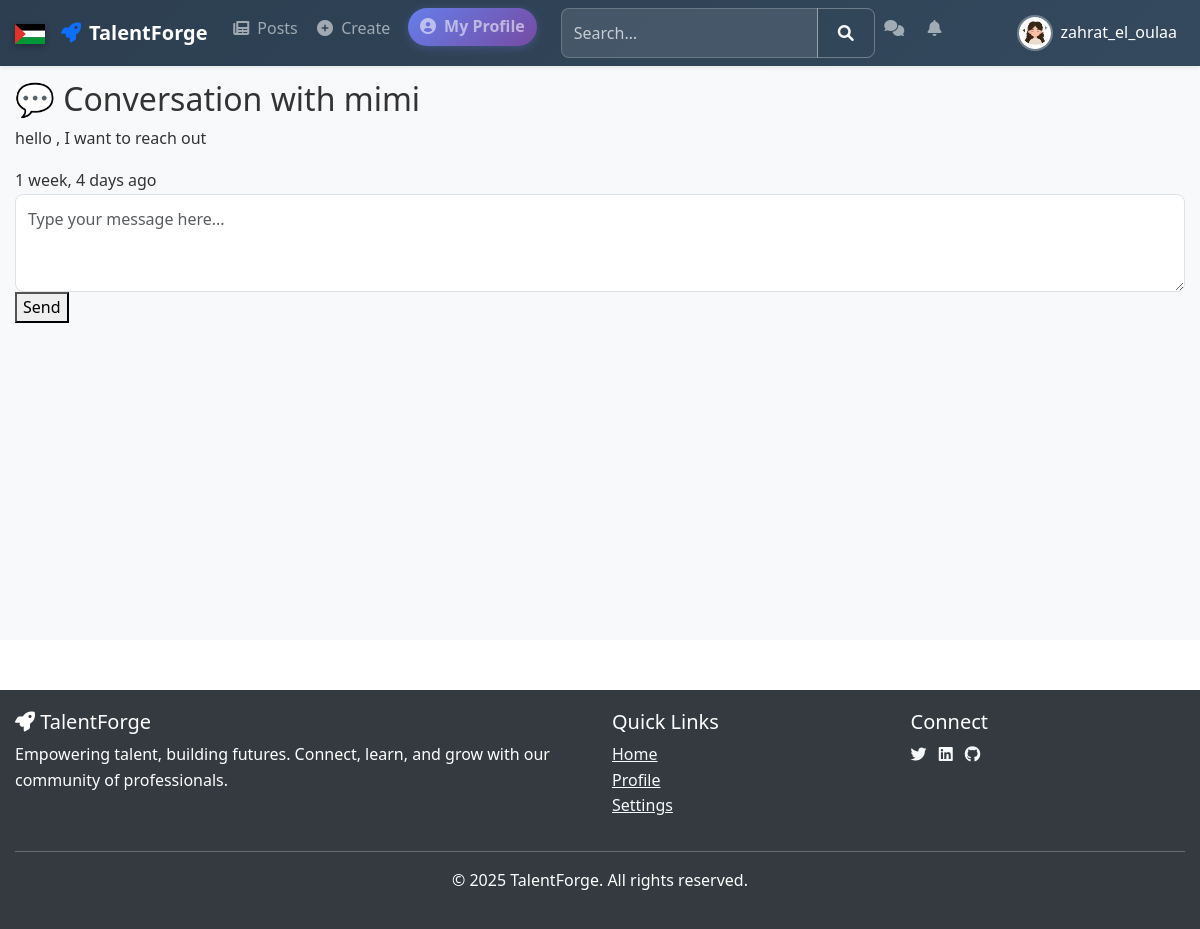
The page /posts/messages/mimi/ (signed in) on the database as committed earlier.
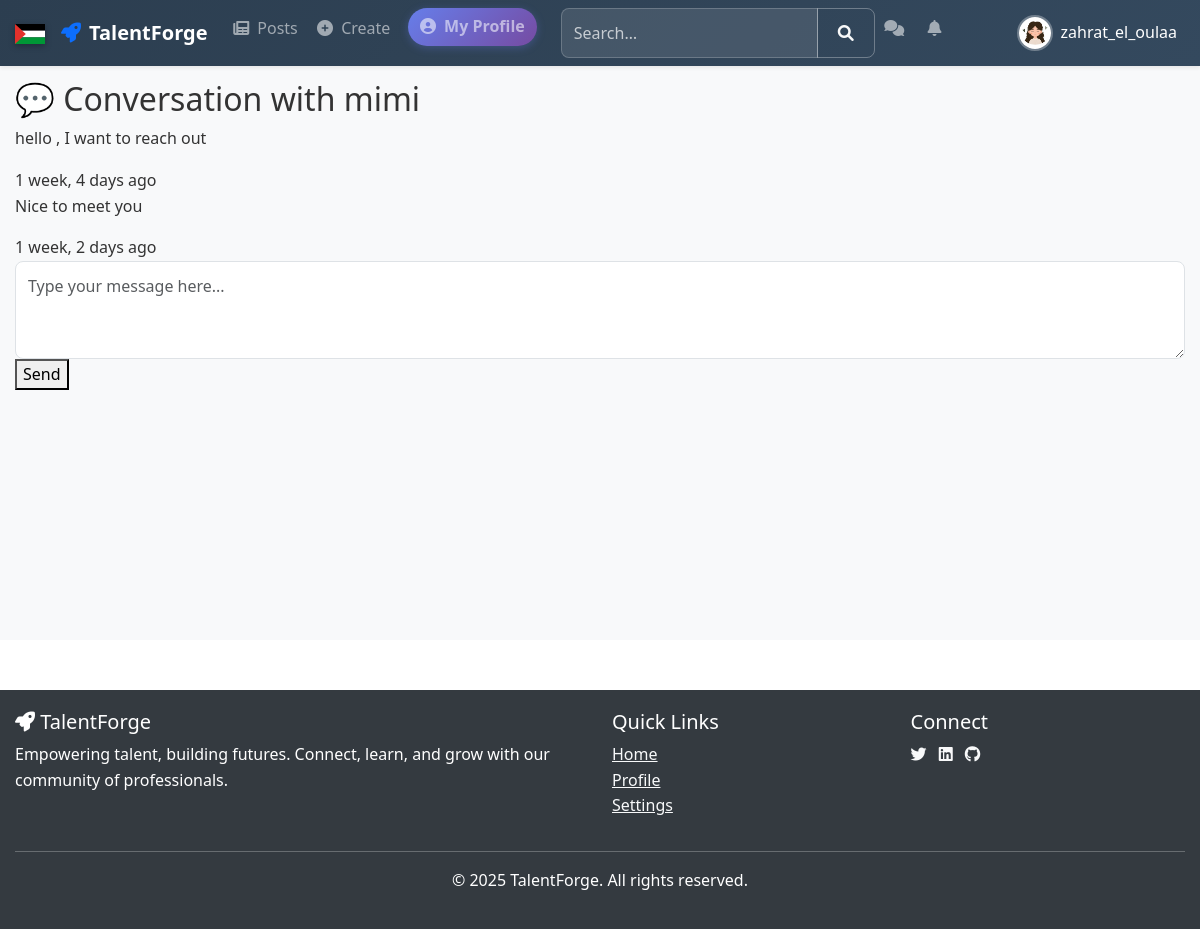
The same page on the database as committed later.
### posts/models.py (models this page shows, shortened)
class Message(models.Model):
    sender = models.ForeignKey(User, related_name='sent_messages', on_delete=models.CASCADE)
    receiver = models.ForeignKey(User, related_name='received_messages', on_delete=models.CASCADE)
    content = models.TextField()
    timestamp = models.DateTimeField(auto_now_add=True)
    is_read = models.BooleanField(default=False)
    class Meta:
        ordering = ['timestamp']

### posts/views.py (the view)
# urls.py: path('messages/<str:username>/', views.conversation_view, name='conversation'),
@login_required
def conversation_view(request, username):
    other_user = get_object_or_404(User, username=username)
    message_list = Message.objects.filter(
        Q(sender=request.user, receiver=other_user) |
        Q(sender=other_user, receiver=request.user)
    ).order_by('timestamp')
    Message.objects.filter(sender=other_user, receiver=request.user, is_read=False).update(is_read=True)
    if request.method == 'POST':
        form = MessageForm(request.POST)
        if form.is_valid():
            message = form.save(commit=False)
            message.sender = request.user
            message.receiver = other_user
            message.save()
            return redirect('posts:conversation', username=username)
    else:
        form = MessageForm()
    return render(request, 'posts/conversation.html', {
        'other_user': other_user,
        'message_list': message_list,
        'form': form
    })

### posts/forms.py
class MessageForm(forms.ModelForm):
    class Meta:
        model = Message
        fields = ['content']
        widgets = {
            'content': forms.Textarea(attrs={
                'rows': 3,
                'placeholder': 'Type your message here...',
                'class': 'form-control'
            })
        }

### base/models.py (called while the page is built)
    @property
    def get_profile_picture(self):
        if self.profile_picture:
            return self.profile_picture.url
        if self.profile_picture_url:
            return self.profile_picture_url
        return f'https://ui-avatars.com/api/?name={self.user.username}&background=007bff&color=fff&size=150&bold=true'

### posts/templates/posts/conversation.html (shortened to what this page needs)
{% extends 'base.html' %}
{% load static %}
{% block content %}
<div class="conversation-container">
    <div class="conversation-header">
        <h2>💬 Conversation with {{ other_user.username }}</h2>
    </div>
    <div class="messages-list">
        {% for message in message_list %}
            <div class="message {% if message.sender == request.user %}sent{% else %}received{% endif %}">
                <div class="message-content">
                    <p>{{ message.content }}</p>
                    <span class="message-time">{{ message.timestamp|timesince }} ago</span>
                </div>
            </div>
        {% empty %}
            <p class="no-messages">No messages yet. Start the conversation!</p>
        {% endfor %}
    </div>
    <div class="message-form">
        <form method="post">
            {{ form.content }}
            <button type="submit" class="nav-button">Send</button>
        </form>
    </div>
</div>
{% endblock %}

Rows that differ between the two databases and show on the page:
added Message: content "Nice to meet you", timestamp "1 week, 2 days"
